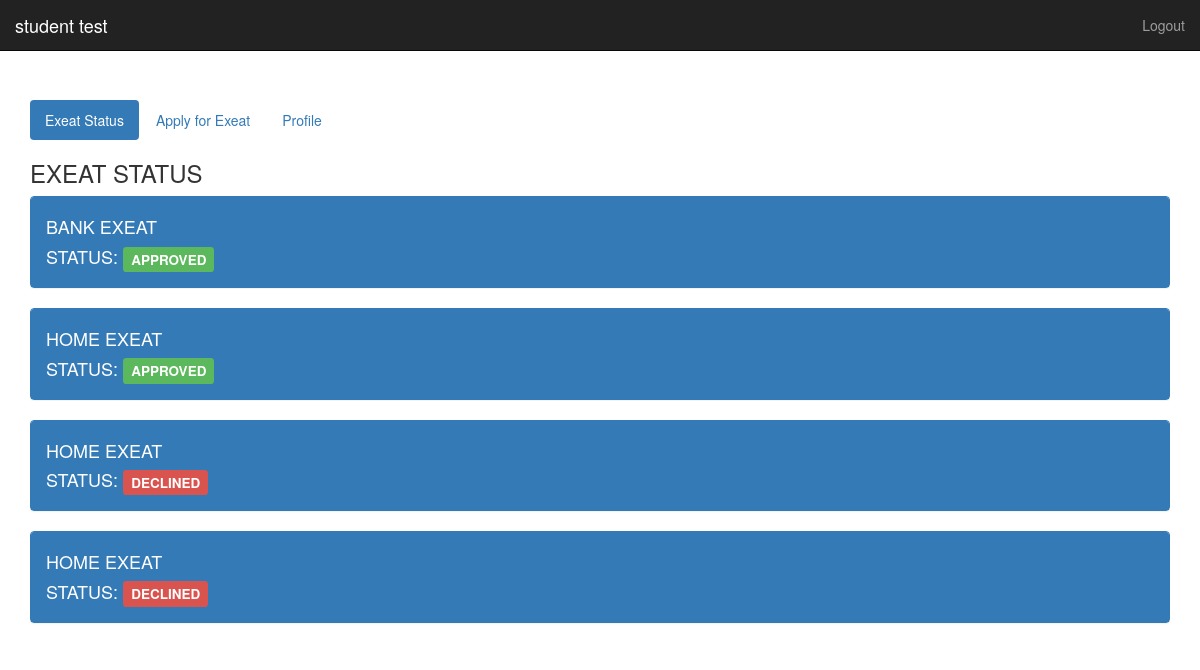
/views/student (signed in), run on the app's committed database.
### tables this page shows
CREATE TABLE `exeats` (
  `id` int(11) NOT NULL,
  `student_id` int(11) NOT NULL,
  `staff_id` int(11) NOT NULL,
  `type` varchar(255) NOT NULL,
  `reason` varchar(255) NOT NULL,
  `leave_date` date NOT NULL,
  `return_date` date NOT NULL,
  `status` tinyint(1) NOT NULL
);

### views/student/exeat-status-tab.php (the view, shortened to what this page needs)
<?php
  $id = $_SESSION['student_id'];
  $select = "SELECT * FROM exeats WHERE student_id='$id'";
  $result = mysqli_query($conn, $select) or die("Could not connect");
  $row_count =  mysqli_num_rows($result);
  if($row_count > 0){
    while($row = $result->fetch_assoc()){
?>
            <div class="panel-group">
              <div class="panel panel-primary">
                <div class="panel-heading" data-toggle="tooltip" data-placement="bottom" title="Click to see more">
                  <h4 class="spanel-title">
                    <a style="color: white;" data-toggle="collapse" class="text-uppercase" href=<?php echo "#collapse".$row['id'];?> > <?php echo $row['type']; ?> Exeat
                    <?php
                      if($row['status'] == "0"){
                        echo "<h4>Status:  <span class=\"label label-warning\">Pending</span></h4>";
                      }
                      else if($row['status'] == "1"){
                        echo "<h4>Status:  <span class=\"label label-success\">Approved</span></h4>";
                      }
                      else if($row['status'] == "2"){
                        echo "<h4>Status:  <span class=\"label label-danger\">Declined</span></h4>";
                      }
                      else{
                        echo "<h4>Status:  <span class=\"label label-info\">Unknown</span></h4>";
                      }
                    ?>
                    </a>
                  </h4>
                </div>
              </div>
            </div>
<?php
    }
  }
  else{
    echo "<p class=\"bg-info\">You have no exeat applcations</p>";
  }
?>

### views/header.php (shortened to what this page needs)
<!DOCTYPE html>
<html>
<head>
	<link rel="stylesheet" type="text/css" href="../../assets/css/bootstrap.css">
</head>
<body>

### views/nav-bar.php (shortened to what this page needs)
<nav class="navbar navbar-inverse navbar-fixed-top">
  <div class="container-fluid">
    <div class="navbar-header">
      <a class="navbar-brand" href="#">
        <?php
          if(isset($_SESSION['student_name'])){
            echo $_SESSION['student_name'];
          }
        ?>
      </a>
    </div>
  <ul class="nav navbar-nav navbar-right">
      <li><a href="../../php/logout.php"><span class="glyphicon glyphicon-log-in"></span> Logout</a></li>
    </ul>
  </div>
</nav>

### views/student/index.php (shortened to what this page needs)
<?php
	require_once '../../php/functions.php';
	include '../header.php';
	include '../nav-bar.php';
?>
<div class="container" style="margin-top: 100px;">
	<ul class="nav nav-pills">
	    <li class="active"><a data-toggle="pill" href="#home">Exeat Status</a></li>
	    <li><a data-toggle="pill" href="#menu1">Apply for Exeat</a></li>
	    <li><a data-toggle="pill" href="#menu2">Profile</a></li>
	  </ul>
	  <div class="tab-content">
	    <div id="home" class="tab-pane fade in active">
	      <h3>EXEAT STATUS</h3>
	      <?php
	      	include_once 'exeat-status-tab.php';
	      ?>
	    </div>
	  </div>
</div>
<?php
	include '../footer.php';
?>

### views/footer.php (shortened to what this page needs)
</body>
</html>

### data on the page
exeats: type "BANK", shows "STATUS:", status "APPROVED"
exeats: type "HOME", shows "STATUS:", status "APPROVED"
exeats: type "HOME", shows "STATUS:", status "DECLINED"
exeats: type "HOME", shows "STATUS:", status "DECLINED"

### other printed values
$_SESSION['student_name'] "student test"
